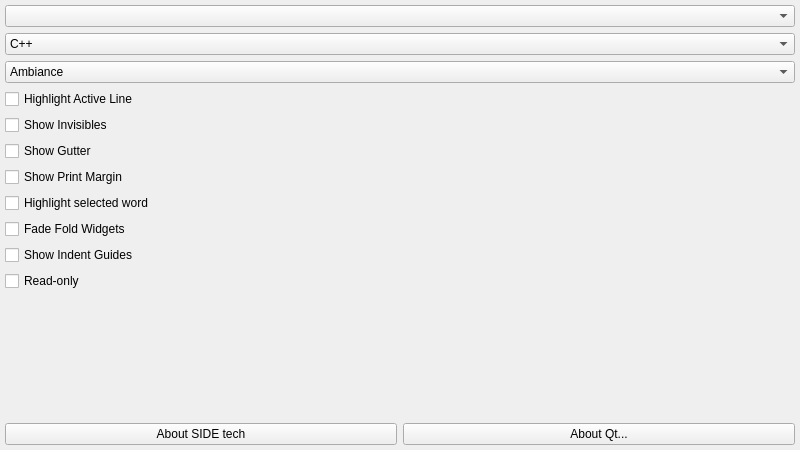
<?xml version="1.0" encoding="UTF-8"?>
<ui version="4.0">
 <class>MainWindow</class>
 <widget class="QMainWindow" name="MainWindow">
  <property name="geometry">
   <rect>
    <x>0</x>
    <y>0</y>
    <width>800</width>
    <height>450</height>
   </rect>
  </property>
  <property name="windowTitle">
   <string>MainWindow</string>
  </property>
  <property name="windowIcon">
   <iconset resource="SIDE-tech.qrc">
    <normaloff>:/img/icon.png</normaloff>:/img/icon.png</iconset>
  </property>
  <widget class="QWidget" name="centralWidget">
   <layout class="QHBoxLayout" name="horisontalLayout">
    <property name="leftMargin">
     <number>5</number>
    </property>
    <property name="topMargin">
     <number>5</number>
    </property>
    <property name="rightMargin">
     <number>5</number>
    </property>
    <property name="bottomMargin">
     <number>5</number>
    </property>
    <item>
     <layout class="QHBoxLayout" name="mainLayout">
      <item>
       <layout class="QVBoxLayout" name="verticalLayout">
        <property name="sizeConstraint">
         <enum>QLayout::SetMinimumSize</enum>
        </property>
        <item>
         <widget class="QComboBox" name="selectDocument"/>
        </item>
        <item>
         <widget class="QComboBox" name="selectMode">
          <item>
           <property name="text">
            <string>C++</string>
           </property>
          </item>
          <item>
           <property name="text">
            <string>CSS</string>
           </property>
          </item>
          <item>
           <property name="text">
            <string>HTML</string>
           </property>
          </item>
          <item>
           <property name="text">
            <string>JavaScript</string>
           </property>
          </item>
          <item>
           <property name="text">
            <string>Pascal</string>
           </property>
          </item>
          <item>
           <property name="text">
            <string>PHP</string>
           </property>
          </item>
          <item>
           <property name="text">
            <string>Python</string>
           </property>
          </item>
          <item>
           <property name="text">
            <string>Ruby</string>
           </property>
          </item>
          <item>
           <property name="text">
            <string>XML</string>
           </property>
          </item>
         </widget>
        </item>
        <item>
         <widget class="QComboBox" name="selectTheme">
          <item>
           <property name="text">
            <string>Ambiance</string>
           </property>
          </item>
          <item>
           <property name="text">
            <string>Monokai</string>
           </property>
          </item>
          <item>
           <property name="text">
            <string>Textmate</string>
           </property>
          </item>
         </widget>
        </item>
        <item>
         <widget class="QCheckBox" name="checkHighlightActive">
          <property name="text">
           <string>Highlight Active Line</string>
          </property>
         </widget>
        </item>
        <item>
         <widget class="QCheckBox" name="checkShowInvisibles">
          <property name="text">
           <string>Show Invisibles</string>
          </property>
         </widget>
        </item>
        <item>
         <widget class="QCheckBox" name="checkShowGutter">
          <property name="text">
           <string>Show Gutter</string>
          </property>
         </widget>
        </item>
        <item>
         <widget class="QCheckBox" name="checkShowPrintMargin">
          <property name="text">
           <string>Show Print Margin</string>
          </property>
         </widget>
        </item>
        <item>
         <widget class="QCheckBox" name="checkHighlightSelected">
          <property name="text">
           <string>Highlight selected word</string>
          </property>
         </widget>
        </item>
        <item>
         <widget class="QCheckBox" name="checkFadeFold">
          <property name="text">
           <string>Fade Fold Widgets</string>
          </property>
         </widget>
        </item>
        <item>
         <widget class="QCheckBox" name="checkShowIndent">
          <property name="text">
           <string>Show Indent Guides</string>
          </property>
         </widget>
        </item>
        <item>
         <widget class="QCheckBox" name="checkReadOnly">
          <property name="text">
           <string>Read-only</string>
          </property>
         </widget>
        </item>
        <item>
         <spacer name="verticalSpacer">
          <property name="orientation">
           <enum>Qt::Vertical</enum>
          </property>
          <property name="sizeHint" stdset="0">
           <size>
            <width>20</width>
            <height>40</height>
           </size>
          </property>
         </spacer>
        </item>
        <item>
         <layout class="QHBoxLayout" name="controlLayout">
          <item>
           <widget class="QPushButton" name="pushAboutNovile">
            <property name="text">
             <string>About SIDE tech</string>
            </property>
           </widget>
          </item>
          <item>
           <widget class="QPushButton" name="pushAboutQt">
            <property name="text">
             <string>About Qt...</string>
            </property>
           </widget>
          </item>
         </layout>
        </item>
       </layout>
      </item>
     </layout>
    </item>
   </layout>
  </widget>
 </widget>
 <resources>
  <include location="SIDE-tech.qrc"/>
 </resources>
 <connections/>
</ui>
